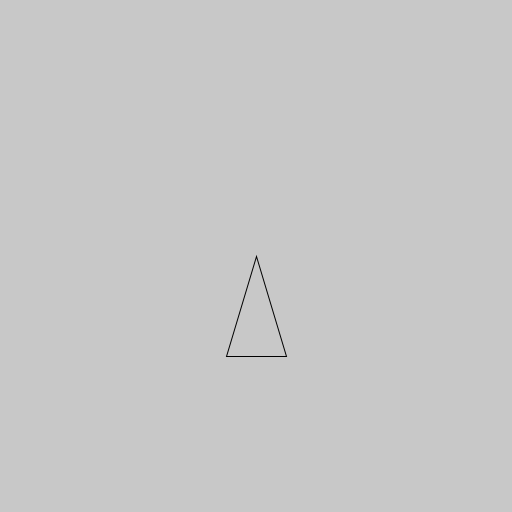
Frame 1 (no input)
Frame 60 (the mouse pressed at the canvas centre just before this capture): identical to frame 1, image omitted
Frame 120 (the mouse held since frame 60 and released just before this capture): identical to frame 1, image omitted

The Processing sketch that drew this single still picture (run headless with seeded random() and noise(); from frame 60 on, the mouse is pressed at the canvas centre):

// Processing sketch: sketch_01__230901a
// ── sketch_01__230901a.pde
Triangle t;
void setup () {
  size (512, 512);
  t = new Triangle();
  //t.Translate(100, -100);
}
void draw () {
  background(200);
  translate(256, 256);
  t.Draw();
  //t.Translate(-.1, .15);
}
void keyPressed() {
  float dx = 0, dy = 0;
  if (key == CODED) {
    if (keyCode == UP) {
      dy -= 10;
    }
    if (keyCode == DOWN) {
      dy += 10;
    }
    if (keyCode == LEFT) {
      dx -= 10;
    }
    if (keyCode == RIGHT) {
      dx += 10;
    }
  }
  t.Translate(dx, dy);
}

// ── Triangle.pde
class Triangle {
  PVector [] points;
  Triangle() {
    points = new PVector[3];
    points[0] = new PVector (0, 0);
    points[1] = new PVector (-30, 100);
    points[2] = new PVector (30 , 100);
  }

  void Draw () {
    noFill();
    //stroke (random(100, 200), random(0, 250), 230);
    beginShape ();
      for (PVector p : points) {
        vertex(p.x, p.y);
      }
    endShape (CLOSE);
  }
  
  void Translate (float dx, float dy) {
      for (PVector p : points) {
        p.add(dx, dy);
      }
  }
}
